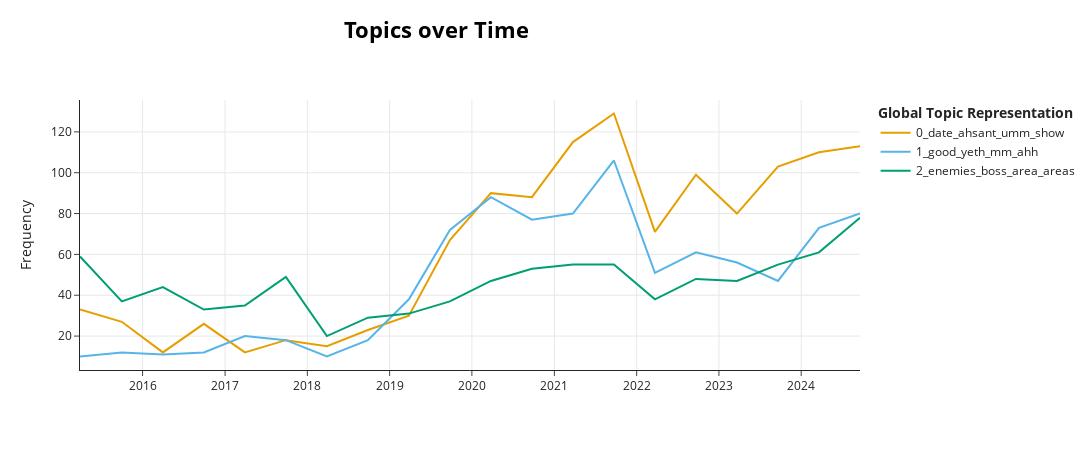

The notebook cell this image was saved under:
### Code cell
pos_model.visualize_topics_over_time(pos_topics_over_time, top_n_topics=3)

### Figure 1 — Plotly figure (JSON) as saved in the notebook; plotly's stock layout.template omitted (floating-point values rounded to 4 significant figures)
{"data": [{"hoverinfo": "text", "hovertext": ["<b>Topic 0</b><br>Words: date, ahsant, umm, show, happening", "<b>Topic 0</b><br>Words: date, ahsant, umm, show, happening", "<b>Topic 0</b><br>Words: date, ahsant, umm, show, happening", "<b>Topic 0</b><br>Words: date, ahsant, umm, show, happening", "<b>Topic 0</b><br>Words: date, ahsant, umm, show, happening", "<b>Topic 0</b><br>Words: date, ahsant, umm, show, happening", "<b>Topic 0</b><br>Words: date, ahsant, umm, show, best", "<b>Topic 0</b><br>Words: show, date, ahsant, umm, happening", "<b>Topic 0</b><br>Words: date, ahsant, umm, show, happening", "<b>Topic 0</b><br>Words: date, ahsant, umm, show, happening", "<b>Topic 0</b><br>Words: ahsant, umm, date, show, happening", "<b>Topic 0</b><br>Words: date, ahsant, umm, show, happening", "<b>Topic 0</b><br>Words: date, show, ahsant, umm, happening", "<b>Topic 0</b><br>Words: date, far, ahsant, umm, show", "<b>Topic 0</b><br>Words: date, ahsant, umm, show, best", "<b>Topic 0</b><br>Words: date, happening, forgot, ahsant, umm", "<b>Topic 0</b><br>Words: date, ahsant, umm, show, happening", "<b>Topic 0</b><br>Words: date, ahsant, umm, show, happening", "<b>Topic 0</b><br>Words: till, date, ahsant, umm, show", "<b>Topic 0</b><br>Words: last, date, ahsant, umm, show"], "marker": {"color": "#E69F00"}, "mode": "lines", "name": "0_date_ahsant_umm_show", "type": "scatter", "x": ["2015-03-29T07:51:40.752000", "2015-09-30T21:50:11.400000", "2016-03-30T20:28:43.800000", "2016-09-28T19:07:16.200000", "2017-03-29T17:45:48.600000", "2017-09-27T16:24:21", "2018-03-28T15:02:53.400000", "2018-09-26T13:41:25.800000", "2019-03-27T12:19:58.200000", "2019-09-25T10:58:30.600000", "2020-03-25T09:37:03", "2020-09-23T08:15:35.400000", "2021-03-24T06:54:07.800000", "2021-09-22T05:32:40.200000", "2022-03-23T04:11:12.600000", "2022-09-21T02:49:45", "2023-03-22T01:28:17.400000", "2023-09-20T00:06:49.800000", "2024-03-19T22:45:22.200000", "2024-09-17T21:23:54.600000"], "y": [33, 27, 12, 26, 12, 18, 15, 23, 30, 67, 90, 88, 115, 129, 71, 99, 80, 103, 110, 113]}, {"hoverinfo": "text", "hovertext": ["<b>Topic 1</b><br>Words: good, yeth, mm, ahh, meh", "<b>Topic 1</b><br>Words: good, yeth, mm, ahh, meh", "<b>Topic 1</b><br>Words: good, yeth, mm, ahh, meh", "<b>Topic 1</b><br>Words: good, yeth, mm, ahh, meh", "<b>Topic 1</b><br>Words: good, yeth, mm, ahh, meh", "<b>Topic 1</b><br>Words: good, yeth, mm, ahh, meh", "<b>Topic 1</b><br>Words: good, man, yeth, mm, ahh", "<b>Topic 1</b><br>Words: good, yeth, mm, ahh, meh", "<b>Topic 1</b><br>Words: good, yeth, mm, ahh, meh", "<b>Topic 1</b><br>Words: good, spoiler, yeth, mm, ahh", "<b>Topic 1</b><br>Words: good, mm, lol, honestly, yeth", "<b>Topic 1</b><br>Words: good, yeth, meh, mm, ahh", "<b>Topic 1</b><br>Words: good, thats, yeth, well, mm", "<b>Topic 1</b><br>Words: good, yeth, ever, mm, ahh", "<b>Topic 1</b><br>Words: good, ahh, meh, please, yeth", "<b>Topic 1</b><br>Words: good, yeth, mm, ahh, meh", "<b>Topic 1</b><br>Words: good, ii, yeth, mm, ahh", "<b>Topic 1</b><br>Words: good, af, yeth, mm, ahh", "<b>Topic 1</b><br>Words: good, yeth, mm, ahh, meh", "<b>Topic 1</b><br>Words: good, yeth, mm, ahh, meh"], "marker": {"color": "#56B4E9"}, "mode": "lines", "name": "1_good_yeth_mm_ahh", "type": "scatter", "x": ["2015-03-29T07:51:40.752000", "2015-09-30T21:50:11.400000", "2016-03-30T20:28:43.800000", "2016-09-28T19:07:16.200000", "2017-03-29T17:45:48.600000", "2017-09-27T16:24:21", "2018-03-28T15:02:53.400000", "2018-09-26T13:41:25.800000", "2019-03-27T12:19:58.200000", "2019-09-25T10:58:30.600000", "2020-03-25T09:37:03", "2020-09-23T08:15:35.400000", "2021-03-24T06:54:07.800000", "2021-09-22T05:32:40.200000", "2022-03-23T04:11:12.600000", "2022-09-21T02:49:45", "2023-03-22T01:28:17.400000", "2023-09-20T00:06:49.800000", "2024-03-19T22:45:22.200000", "2024-09-17T21:23:54.600000"], "y": [10, 12, 11, 12, 20, 18, 10, 18, 38, 72, 88, 77, 80, 106, 51, 61, 56, 47, 73, 80]}, {"hoverinfo": "text", "hovertext": ["<b>Topic 2</b><br>Words: new, heide, version, changes, enemies", "<b>Topic 2</b><br>Words: das, dsi, players, player, world", "<b>Topic 2</b><br>Words: havels, katana, chaos, ice, rapier", "<b>Topic 2</b><br>Words: system, dks, heh, character, based", "<b>Topic 2</b><br>Words: boss, weapon, area, enemies, fight", "<b>Topic 2</b><br>Words: player, players, enemies, areas, certain", "<b>Topic 2</b><br>Words: scaling, player, areas, number, sm", "<b>Topic 2</b><br>Words: player, enemies, area, attack, damage", "<b>Topic 2</b><br>Words: moonlight, uh, trippin, spotlight, shawty", "<b>Topic 2</b><br>Words: bean, estus, enemies, areas, url", "<b>Topic 2</b><br>Words: players, areas, area, early, weapons", "<b>Topic 2</b><br>Words: th, enemies, weapons, boss, areas", "<b>Topic 2</b><br>Words: enemies, use, healing, areas, estus", "<b>Topic 2</b><br>Words: area, enemies, fight, design, use", "<b>Topic 2</b><br>Words: enemies, lothian, area, fight, often", "<b>Topic 2</b><br>Words: onnnnnnnfromsoft, servers, turn, us, two", "<b>Topic 2</b><br>Words: area, boss, king, enemies, fight", "<b>Topic 2</b><br>Words: ganked, td, poison, zones, tr", "<b>Topic 2</b><br>Words: boss, enemies, areas, bosses, also", "<b>Topic 2</b><br>Words: spoiler, enemies, boss, area, world"], "marker": {"color": "#009E73"}, "mode": "lines", "name": "2_enemies_boss_area_areas", "type": "scatter", "x": ["2015-03-29T07:51:40.752000", "2015-09-30T21:50:11.400000", "2016-03-30T20:28:43.800000", "2016-09-28T19:07:16.200000", "2017-03-29T17:45:48.600000", "2017-09-27T16:24:21", "2018-03-28T15:02:53.400000", "2018-09-26T13:41:25.800000", "2019-03-27T12:19:58.200000", "2019-09-25T10:58:30.600000", "2020-03-25T09:37:03", "2020-09-23T08:15:35.400000", "2021-03-24T06:54:07.800000", "2021-09-22T05:32:40.200000", "2022-03-23T04:11:12.600000", "2022-09-21T02:49:45", "2023-03-22T01:28:17.400000", "2023-09-20T00:06:49.800000", "2024-03-19T22:45:22.200000", "2024-09-17T21:23:54.600000"], "y": [59, 37, 44, 33, 35, 49, 20, 29, 31, 37, 47, 53, 55, 55, 38, 48, 47, 55, 61, 78]}], "layout": {"height": 450, "hoverlabel": {"bgcolor": "white", "font": {"family": "Rockwell", "size": 16}}, "legend": {"title": {"text": "<b>Global Topic Representation"}}, "title": {"font": {"color": "Black", "size": 22}, "text": "<b>Topics over Time</b>", "x": 0.4, "xanchor": "center", "y": 0.95, "yanchor": "top"}, "width": 1250, "xaxis": {"showgrid": true}, "yaxis": {"showgrid": true, "title": {"text": "Frequency"}}}}
